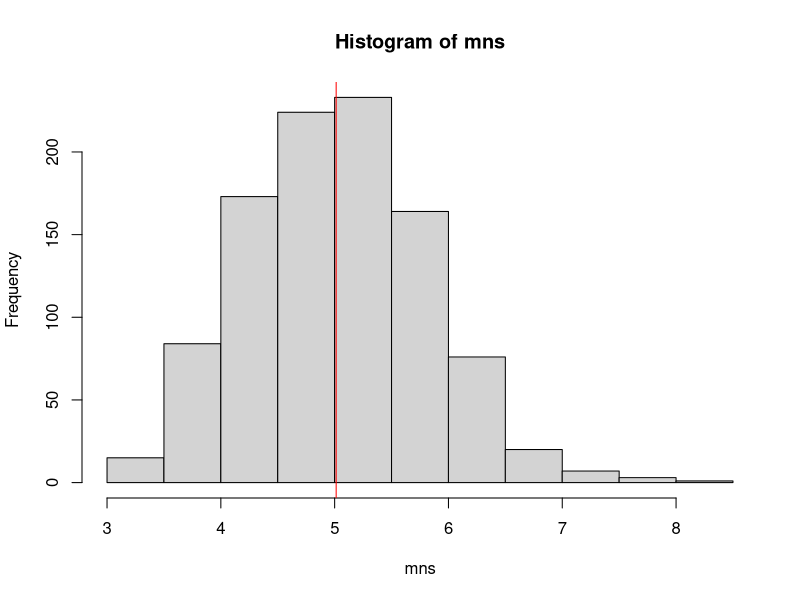
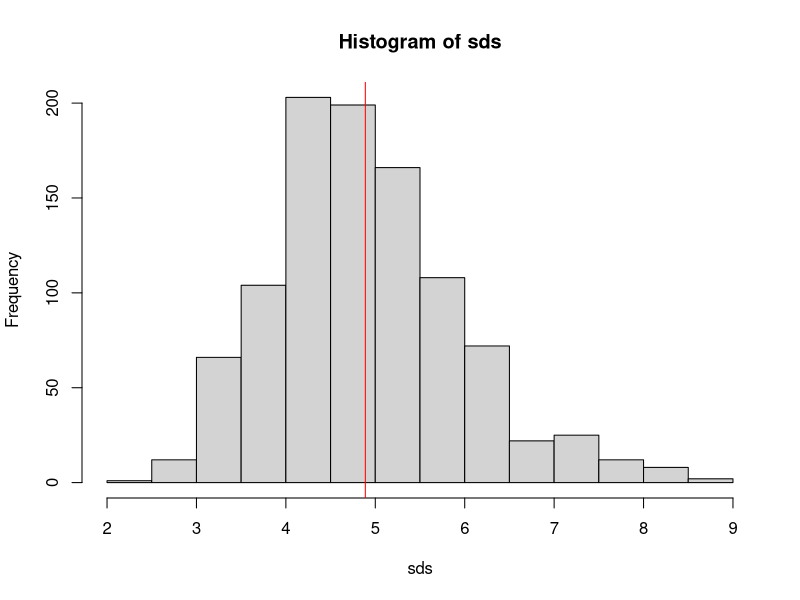
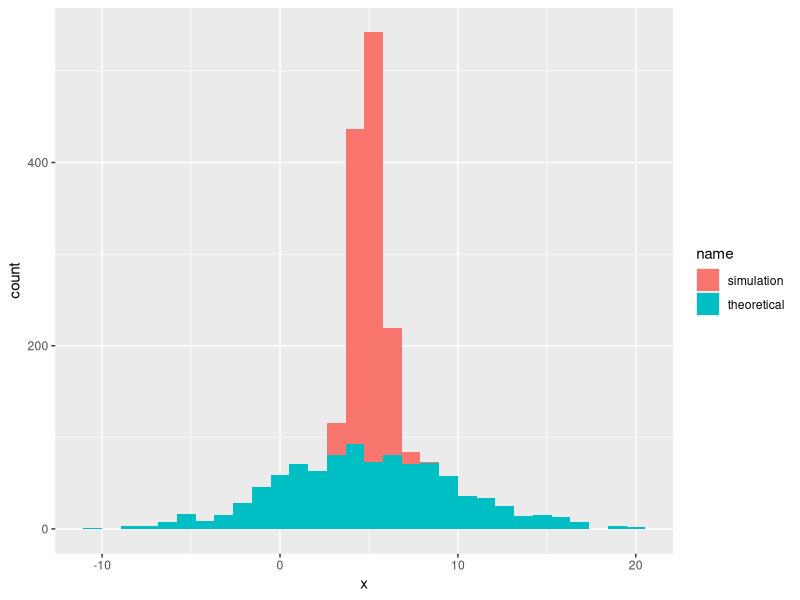

The R script that drew these images, in order:
## ---- chunk 1
suppressPackageStartupMessages(library(ggplot2))
lambda<-2
mns<-NULL
for (i in 1 : 1000) mns<-c(mns, mean(rexp(40,0.2)))
hist(mns)
abline(v=mean(mns),col='red')
## ---- chunk 2
sds<-NULL
for (i in 1 : 1000) sds<-c(sds, sd(rexp(40,0.2)))
hist(sds)
abline(v=mean(sds),col='red')
## ---- chunk 3
d1<-data.frame(x=mns,name="simulation")
d2<-data.frame(x=rnorm(1000,mean=5,sd=5),name="theoretical")
d<-rbind(d1,d2)
ggplot(d,aes(x=x, fill=name))+geom_histogram()
